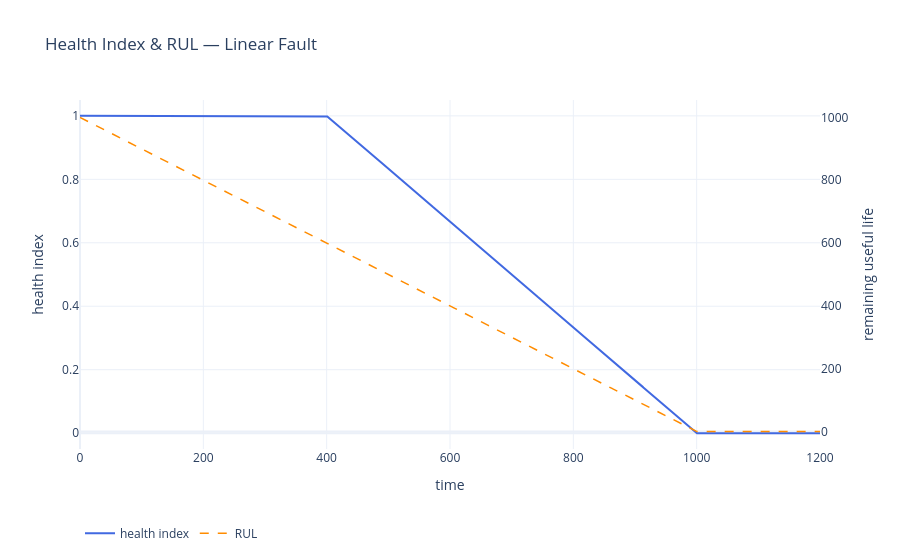
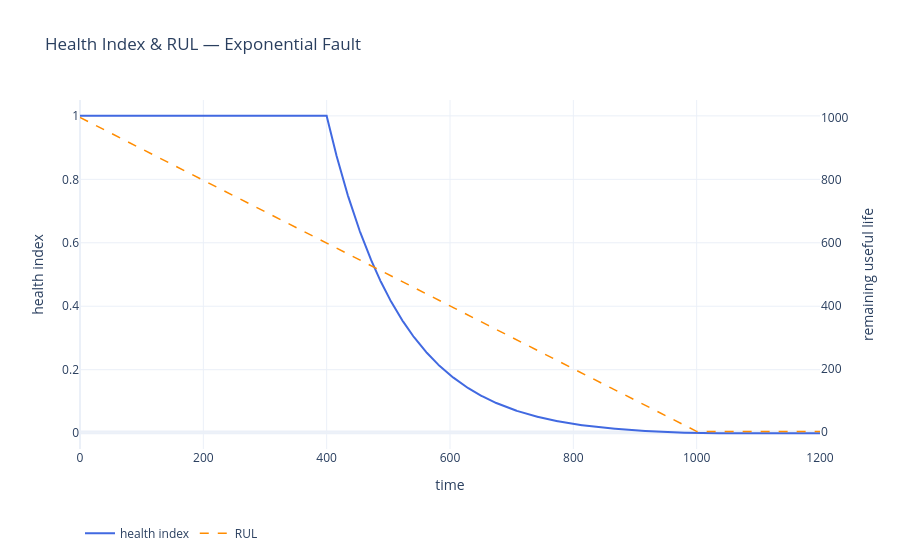

Notebook cell for these charts, in order:
### Code cell
# Health index and RUL — linear vs exponential comparison
for ds, label, fname in [
    (linear_ds, 'Linear Fault',      'pdm_hi_linear.png'),
    (exp_ds,    'Exponential Fault',  'pdm_hi_exponential.png'),
]:
    fig_hi = sw.plot_health_index(ds, show_rul=True,
                                   title=f'Health Index & RUL — {label}')
    fig_hi.show()
    fig_hi.write_image(str(IMG_DIR / fname), width=900, height=450, scale=2)

### Figure 1 — Plotly figure (JSON) as saved in the notebook; plotly's stock layout.template omitted (floating-point values rounded to 4 significant figures; data arrays with more than 128 entries replaced by an {"elided": "..."} marker saying what was removed)
{"data": [{"line": {"color": "royalblue", "width": 2}, "mode": "lines", "name": "health index", "type": "scatter", "x": {"elided": "2401 float values"}, "y": {"elided": "2401 float values"}}, {"line": {"color": "darkorange", "dash": "dash", "width": 1.5}, "mode": "lines", "name": "RUL", "type": "scatter", "x": {"elided": "2401 float values"}, "y": {"elided": "2401 float values"}, "yaxis": "y2"}], "layout": {"colorway": ["#0072B2", "#E69F00", "#009E73", "#CC79A7", "#56B4E9", "#D55E00", "#F0E442", "#999999"], "legend": {"orientation": "h", "y": -0.2}, "title": {"text": "Health Index & RUL — Linear Fault"}, "xaxis": {"title": {"text": "time"}}, "yaxis": {"range": [-0.05, 1.05], "title": {"text": "health index"}}, "yaxis2": {"overlaying": "y", "showgrid": false, "side": "right", "title": {"text": "remaining useful life"}}}}

### Figure 2 — Plotly figure (JSON) as saved in the notebook; plotly's stock layout.template omitted (floating-point values rounded to 4 significant figures; data arrays with more than 128 entries replaced by an {"elided": "..."} marker saying what was removed)
{"data": [{"line": {"color": "royalblue", "width": 2}, "mode": "lines", "name": "health index", "type": "scatter", "x": {"elided": "2401 float values"}, "y": {"elided": "2401 float values"}}, {"line": {"color": "darkorange", "dash": "dash", "width": 1.5}, "mode": "lines", "name": "RUL", "type": "scatter", "x": {"elided": "2401 float values"}, "y": {"elided": "2401 float values"}, "yaxis": "y2"}], "layout": {"colorway": ["#0072B2", "#E69F00", "#009E73", "#CC79A7", "#56B4E9", "#D55E00", "#F0E442", "#999999"], "legend": {"orientation": "h", "y": -0.2}, "title": {"text": "Health Index & RUL — Exponential Fault"}, "xaxis": {"title": {"text": "time"}}, "yaxis": {"range": [-0.05, 1.05], "title": {"text": "health index"}}, "yaxis2": {"overlaying": "y", "showgrid": false, "side": "right", "title": {"text": "remaining useful life"}}}}
